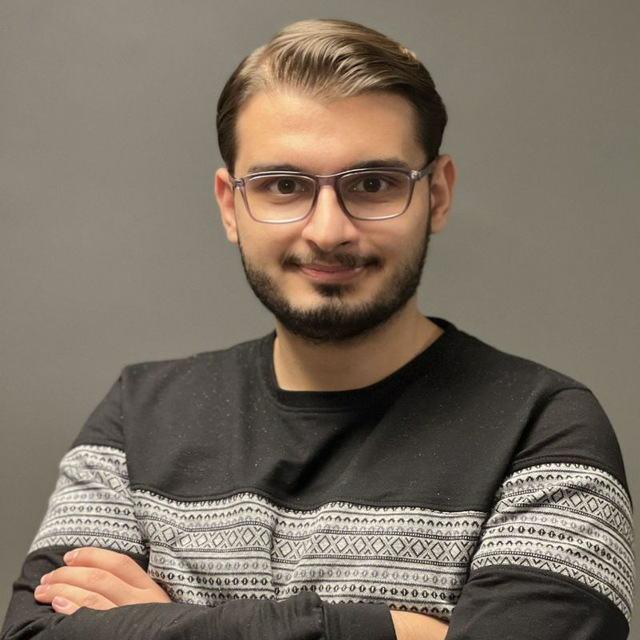
#> input picture face_reference.jpg, 640 x 640 px; the run also reads 1 picture not shown here
$ python Hw6.py
#> lines starting #> are read from the running program, lines starting #| are printed output that depends on the picture
import numpy as np
import pandas as pd
import matplotlib.pyplot as plt


face_ref = plt.imread("face_reference.jpg")
#> face_ref is the input picture: shape (640, 640, 3); mean R, G, B 123.7, 112.6, 99.1
face_input = plt.imread("face_input.jpg")


def compute_errors(img1, img2):
    mae = np.mean(np.abs(img1 - img2))
    mse = np.mean((img1 - img2) ** 2)
    return mae, mse

def to_grayscale(img):
    if img.ndim == 3:
        return np.dot(img[..., :3], [0.2989, 0.5870, 0.1140])
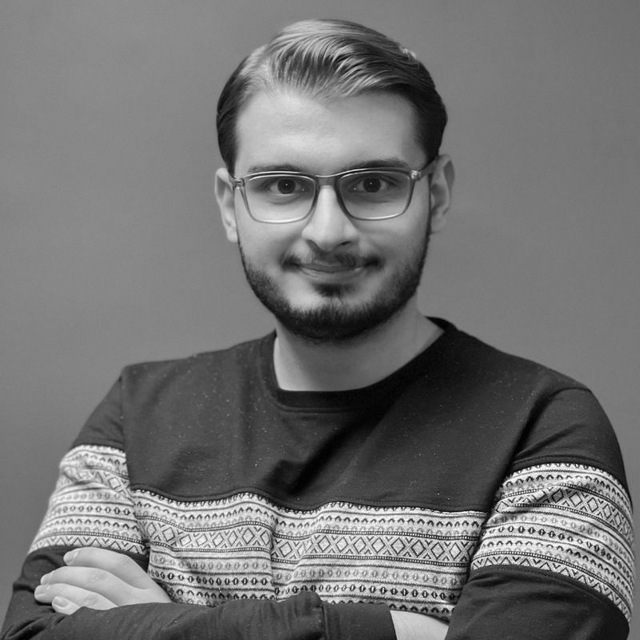
#> returned value: shape (640, 640) float64; min 0, max 253.9, mean 114.4
    return img


face_ref_gray = to_grayscale(face_ref)
face_input_gray = to_grayscale(face_input)

h, w = face_ref_gray.shape
#> h = 640; w = 640


def resize_numpy(img, new_h, new_w):
#> called with new_h = 640, new_w = 640
    h_old, w_old = img.shape
#> h_old = 640; w_old = 640
    row_ratio = h_old / new_h
#> row_ratio = 1
    col_ratio = w_old / new_w
#> col_ratio = 1
    resized = np.zeros((new_h, new_w))
    for i in range(new_h):
        for j in range(new_w):
            resized[i, j] = img[int(i * row_ratio), int(j * col_ratio)]
    return resized

face_input_resized = resize_numpy(face_input_gray, h, w)


plt.figure(figsize=(10, 5))

plt.subplot(1, 2, 1)
plt.imshow(face_ref_gray, cmap='gray')
plt.title("Reference Face")
plt.axis('off')

plt.subplot(1, 2, 2)
plt.imshow(face_input_gray, cmap='gray')
plt.title("Input Face")
plt.axis('off')

plt.show()
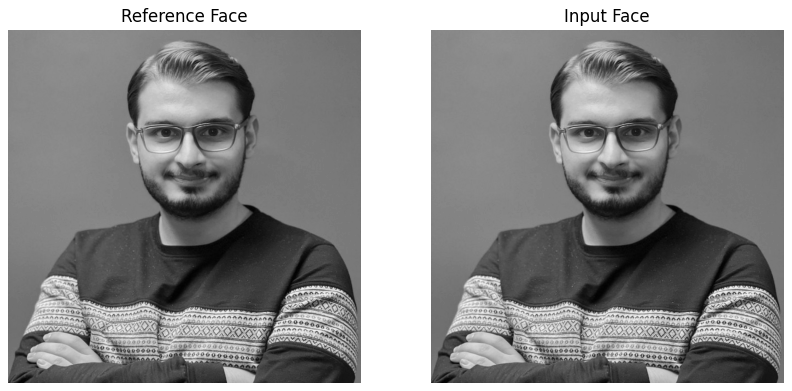
#> figure drawn by matplotlib, 2 panels


difference = np.abs(face_ref_gray - face_input_resized)
#> difference: shape (640, 640) float64; every value is 0
print("Mean difference:", np.mean(difference))
#| Mean difference: 0.0


mae = np.mean(np.abs(face_ref_gray - face_input_resized))
#> mae = 0
print("Mean Absolute Difference:", mae)
#| Mean Absolute Difference: 0.0


mse = np.mean((face_ref_gray - face_input_resized) ** 2)
#> mse = 0
print("Mean Squared Difference:", mse)
#| Mean Squared Difference: 0.0


threshold_mae = 20


if mae < threshold_mae:
    result_text = f"Face Matched (MAE={mae:.2f})"
#> result_text = 'Face Matched (MAE=0.00)'
else:
    result_text = f"Face Not Matched (MAE={mae:.2f})"


plt.figure(figsize=(8,4))
plt.subplot(1,2,1)
plt.imshow(face_ref_gray, cmap='gray')
plt.title("Reference Face")

plt.subplot(1,2,2)
plt.imshow(face_input_resized, cmap='gray')
plt.title(result_text)

plt.show()
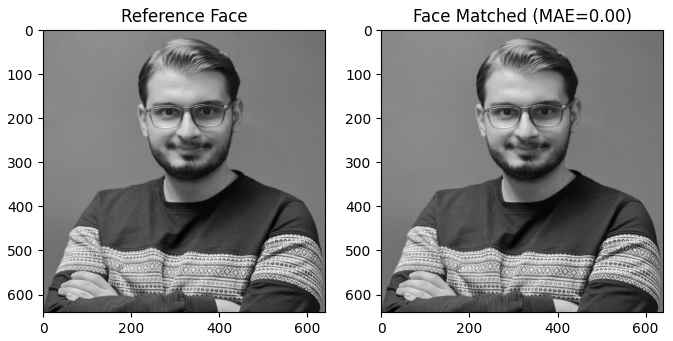
#> figure drawn by matplotlib, 2 panels


input_images = ["face_input.jpg", "face_input.jpg", "face_input.jpg"]


results = []

for img_path in input_images:
    img = plt.imread(img_path)
    img_gray = to_grayscale(img)
    img_resized = resize_numpy(img_gray, h, w)

    mae, mse_val = compute_errors(face_ref_gray, img_resized)
#> in compute_errors, `mae = np.mean(np.abs(img1 - img2))`: mae = 0
#> mse_val = 0
    results.append({"image": img_path, "MAE": mae, "MSE": mse_val})


df_results = pd.DataFrame(results)
#> df_results = table of 3 rows and 3 columns
print(df_results)
#|             image  MAE  MSE
#| 0  face_input.jpg  0.0  0.0
#| 1  face_input.jpg  0.0  0.0
#| 2  face_input.jpg  0.0  0.0


plt.figure(figsize=(8,5))
plt.bar(df_results['image'], df_results['MSE'], color='skyblue')
plt.xlabel("Input Image")
plt.ylabel("MSE with Reference")
plt.title("MSE Comparison of Input Images")
plt.xticks(rotation=45)
plt.show()
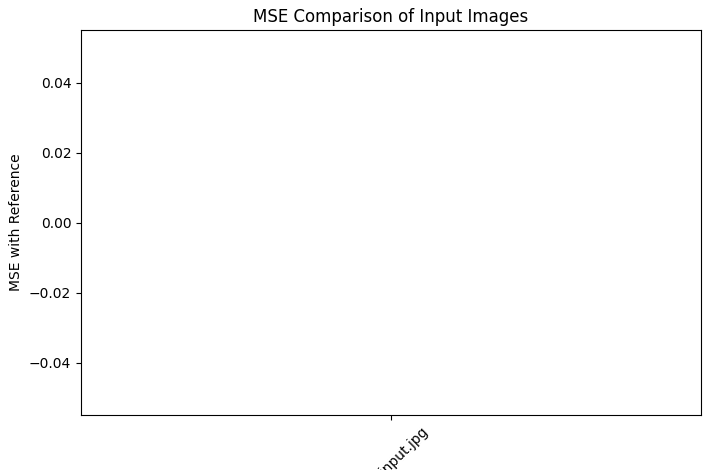
#> figure drawn by matplotlib, 1 panel
